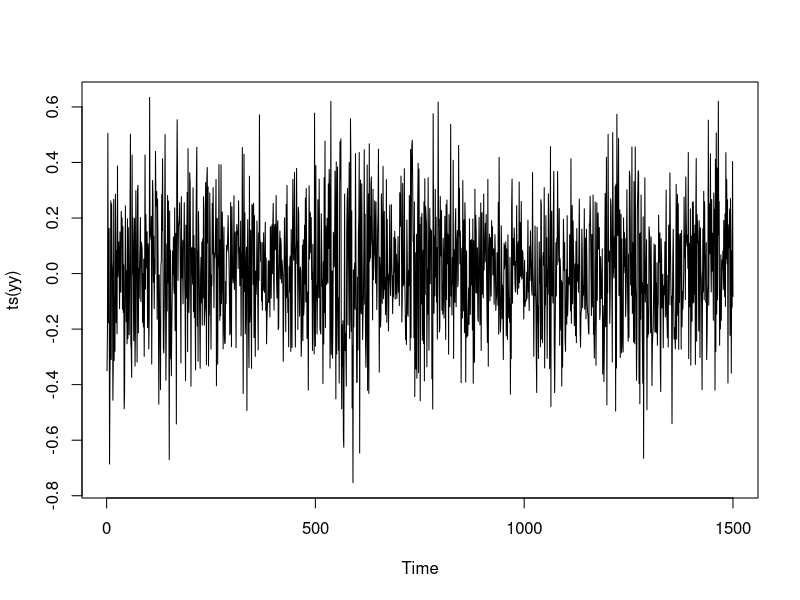

Write the R code that produced this figure. (Note: this script raises an error after producing the figure.)

rm(list=ls())  ## clear the workspace


################ Simulate a GARCH model


TT <- 1500
yy <- matrix(0,TT,1)
hh <- matrix(0,TT,1)

e <- rnorm(TT)

mu <- 0
a0 <- 0.001
a1 <- 0.06
a2 <- 0.92

hh[1] <- a0/(1-a1-a2)

yy <- mu + sqrt(hh[1])*e[1]
for (t in 2:TT){
  hh[t] <- a0 + a1*((yy[t-1]-mu)^2) + a2*hh[t-1]
  yy[t] <- mu + sqrt(hh[t])*e[t]
}


plot(ts(yy))


like <- function(pars){

  TT <- length(yy)
  mu <- pars[1]

  a0 <- exp(pars[2])
  a1 <- exp(pars[3])
  a2 <- exp(pars[4])

  ans <- -1e10  #penalty value
  
  llike <- matrix(0,TT,1)

  if (a1 + a2 < 1){

    hh <- matrix(0,TT,1)

    hh[1] <- a0/(1-a1 - a2)

    for (t in 2:TT){
      hh[t] <- a0 + a1*((yy[t-1]-mu)^2) + a2*hh[t-1]
      llike[t] <- -0.5*log(2*pi) - 0.5*log(hh[t]) - 0.5*(yy[t]-mu)^2 /hh[t]
    }

    ans <- sum(llike[2:TT])

  }
#  print(c(mu,a0,a1,a2,ans))

  return(ans)

}




pars0 <- c(mu,log(a0),log(a1),log(a2))

pars1 <- optim(pars0,like,control=list(fnscale=-1))$par

pars1[2:4] <- exp(pars1[2:4])

print(pars1)



 

############## Comparison 

 install.packages("tseries", dependencies=TRUE)

 library("tseries")	
 
 temp <- garch(yy,trace=FALSE)$coef
 temp
 
 # see also the package "rugarch" for other GARCH models
 

############# Another way


like2 <- function(pars){

  TT <- length(yy)
  mu <- pars[1]

  a0 <- pars[2]
  a1 <- pars[3]
  a2 <- pars[4]

  ans <- -1e10  #penalty value
  
  llike <- matrix(0,TT,1)

  if (a1 + a2 < 1){

    hh <- matrix(0,TT,1)
#    hh[1] <- var(yy)
    hh[1] <- a0/(1-a1 - a2)
    for (t in 2:TT){
      hh[t] <- a0 + a1*((yy[t-1]-mu)^2) + a2*hh[t-1]
      llike[t] <- -0.5*log(2*pi) - 0.5*log(hh[t]) - 0.5*(yy[t]-mu)^2 /hh[t]
    }

    ans <- sum(llike[2:TT])

  }
#  print(c(mu,a0,a1,a2,ans))

  return(ans)

}




pars0 <- c(mu,a0,a1,a2)
temp <- optim(pars0,like2,method="L-BFGS-B",lower=c(-5,0.0001,0,0),upper=c(5,2,0.99, 0.99),control=list(fnscale=-1))

pars1 <- temp$par
pars1


 
################# Variance targeting

like3 <- function(pars){

  TT <- length(yy)
  mu <- pars[1]

  vv <- var(yy)
  a1 <- pars[2]
  a2 <- pars[3]

  ans <- -1e10  #penalty value
  
  llike <- matrix(0,TT,1)
  
  if (a1 + a2 < 1){

    hh <- matrix(0,TT,1)
    hh[1] <- vv

    for (t in 2:TT){
      hh[t] <- vv + a1*((yy[t-1]-mu)^2 - vv) + a2*( hh[t-1]-vv )
      llike[t] <- -0.5*log(2*pi) - 0.5*log(hh[t]) - 0.5*(yy[t]-mu)^2 /hh[t]
    }

    ans <- sum(llike[2:TT])

  }
#  print(c(mu,a1,a2,ans))

  return(ans)

}


pars0 <- c(mu,a1,a2)
temp <- optim(pars0,like3,method="L-BFGS-B",lower=c(-5,0,0),upper=c(5,0.99, 0.99),control=list(fnscale=-1))

pars1 <- temp$par
pars1










   











						
  
